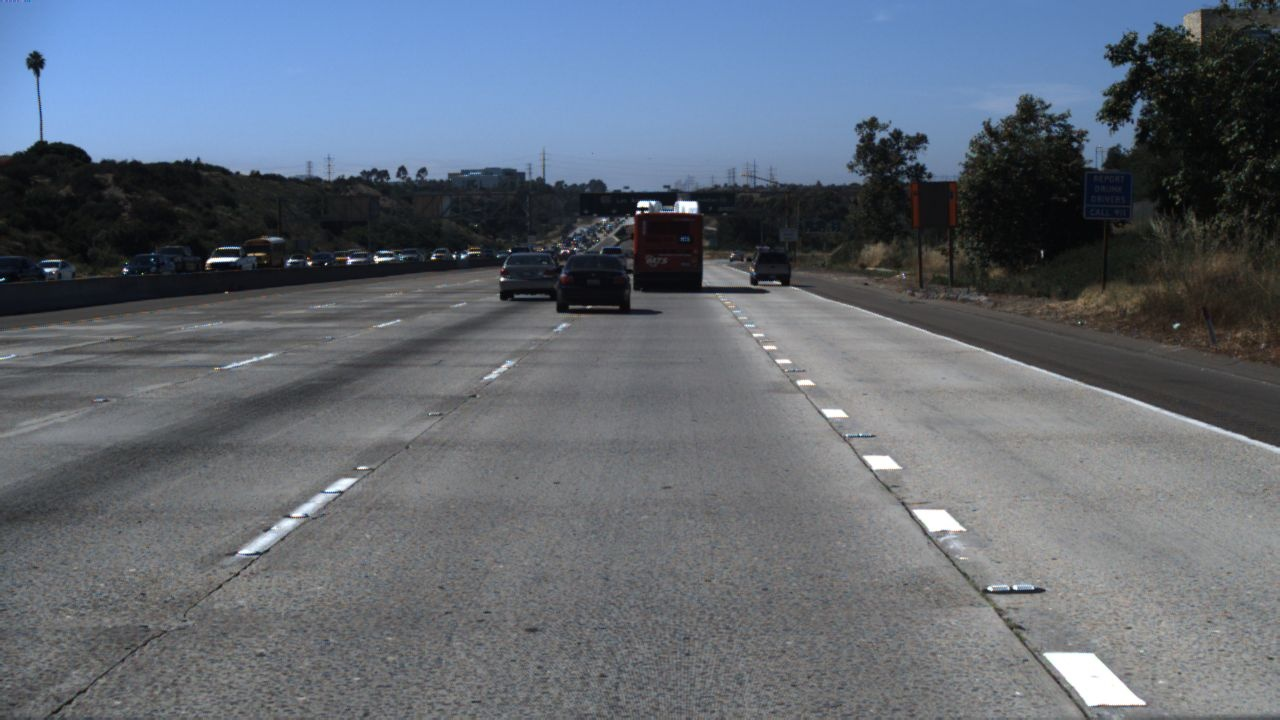
#> input picture 1.jpg, 1280 x 720 px, given as the content of the folder D:/dataset PNI/TUSimple/train_set, which was not available
$ python 'import cv2.py'
#> lines starting #> are read from the running program, lines starting #| are printed output that depends on the picture; pictures that were not available may be replaced by others from this repository, and a replacement may not be noted
import cv2
import numpy as np
import matplotlib.pyplot as plt
import glob  # Biblioteca pentru a găsi fișiere
import os    # Biblioteca pentru a lucra cu căi de fișiere

def preprocess_image_for_hough(image_path: str) -> np.ndarray:

    # 1. Încarcă imaginea
#> called with image_path = '_only/1.jpg'
    image = cv2.imread(image_path)
#> image is the input picture: shape (720, 1280, 3); mean B, G, R 116.4, 105.6, 97.7
    if image is None:
        print(f"Eroare: Nu am putut încărca imaginea de la: {image_path}")
        return None

    # 2. Convertește imaginea în grayscale
    gray = cv2.cvtColor(image, cv2.COLOR_BGR2GRAY)
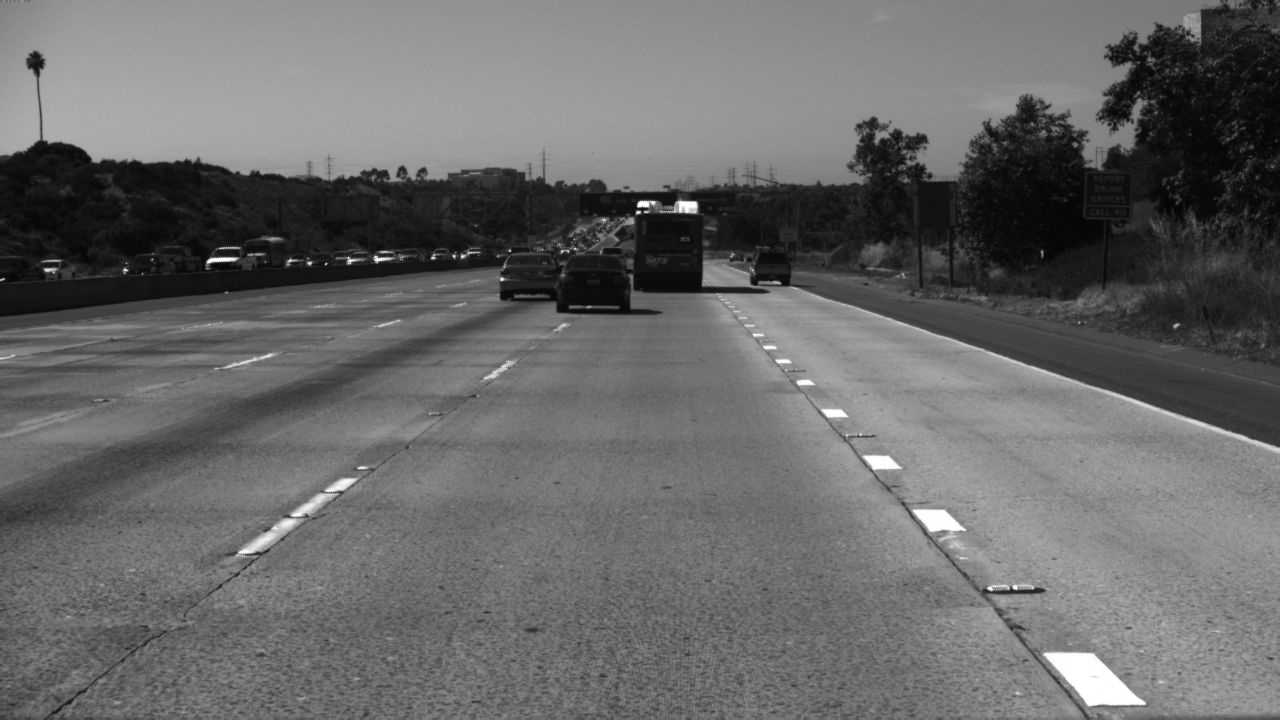
#> gray: shape (720, 1280); min 0, max 255, mean 104.4

    # 3. Aplică un filtru Gaussian pentru a reduce zgomotul
    blurred = cv2.GaussianBlur(gray, (5, 5), 0)

    # 4. Aplică detecția de contururi Canny
    edges = cv2.Canny(blurred, 50, 150)
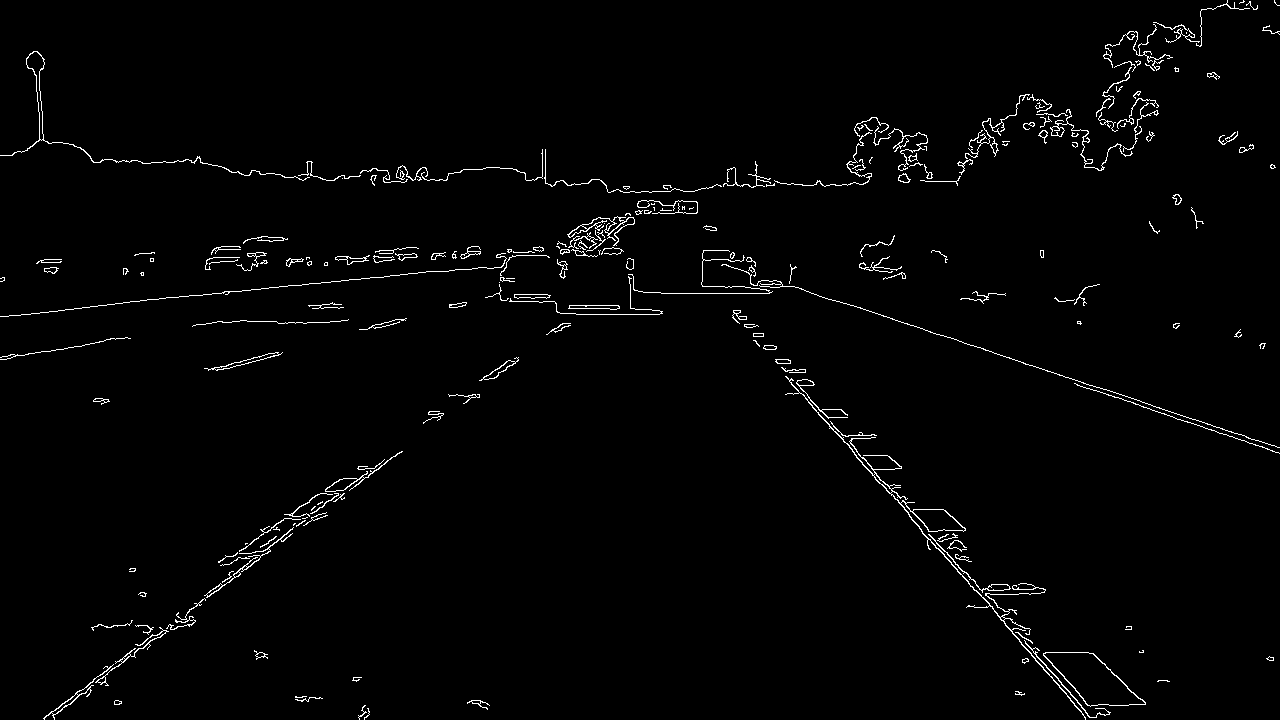
#> edges: shape (720, 1280); 1.7% white in thin lines or dots

    return edges

# --- Exemplu de utilizare cu dataset-ul TuSimple ---
if __name__ == "__main__":

    DATASET_CLIPS_PATH = r"D:\dataset PNI\TUSimple\train_set"

    search_path = os.path.join(DATASET_CLIPS_PATH, '**', '*.jpg')
    all_image_paths = glob.glob(search_path, recursive=True)

    if not all_image_paths:
        print(f"Eroare: Nu am găsit nicio imagine .jpg în calea: {DATASET_CLIPS_PATH}")
        print("Verifică dacă ai setat corect calea și dacă ai dezarhivat dataset-ul.")
    else:
        # Pentru început, hai să procesăm doar prima imagine găsită
        image_to_process = all_image_paths[0]

        print(f"Se procesează imaginea: {image_to_process}")

        # Rulează funcția de preprocesare
        processed_edges = preprocess_image_for_hough(image_to_process)

        if processed_edges is not None:
            # Afișează imaginea originală și imaginea procesată
            original_image = cv2.imread(image_to_process)
            original_image_rgb = cv2.cvtColor(original_image, cv2.COLOR_BGR2RGB)

            plt.figure(figsize=(12, 6))

            plt.subplot(1, 2, 1)
            plt.title("Imagine Originală (din TuSimple)")
            plt.imshow(original_image_rgb)
            plt.axis('off')

            plt.subplot(1, 2, 2)
            plt.title("Imagine Preprocesată (Contururi Canny)")
            plt.imshow(processed_edges, cmap='gray')
            plt.axis('off')

            plt.show()
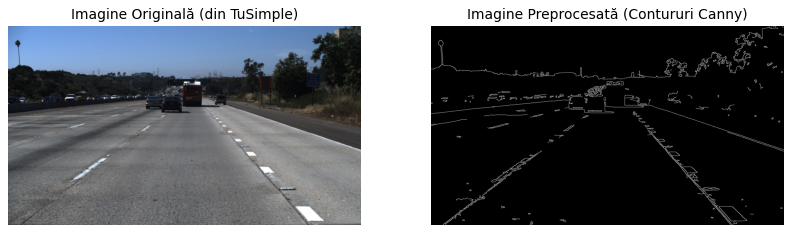
#> figure drawn by matplotlib, 2 panels

$ run again, on 5.jpg
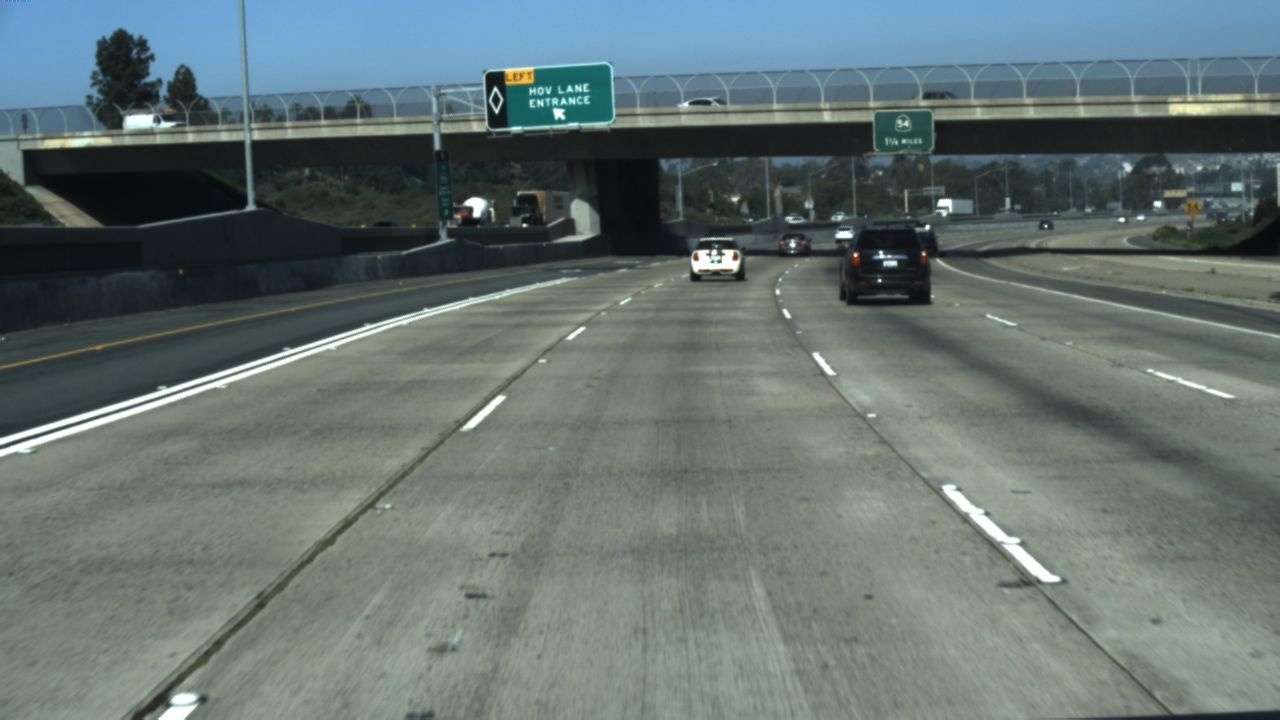
#> input picture 5.jpg, 1280 x 720 px, given as the content of the folder D:/dataset PNI/TUSimple/train_set, which was not available
#> in preprocess_image_for_hough, image is the input picture: shape (720, 1280, 3); mean B, G, R 113.4, 114.9, 101.3
#> in preprocess_image_for_hough, `edges = cv2.Canny(blurred, 50, 150)`:
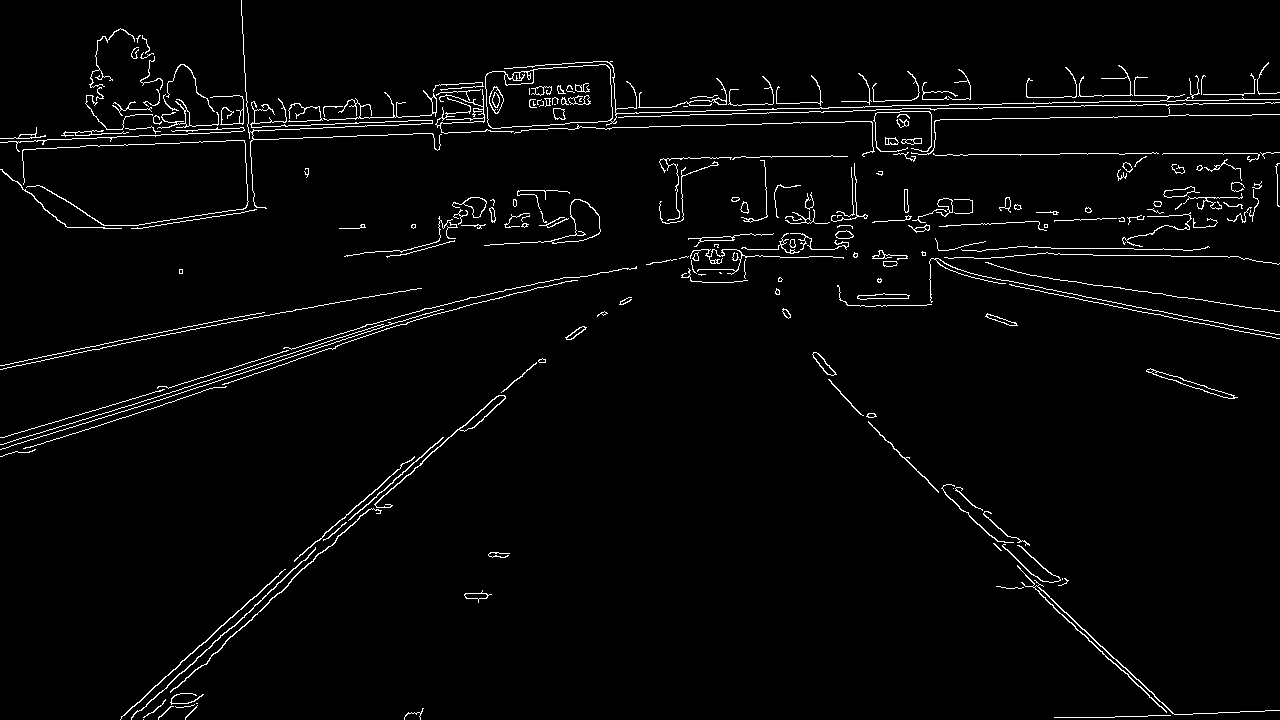
#> edges: shape (720, 1280); 2.7% white in thin lines or dots
#> `plt.show()`:
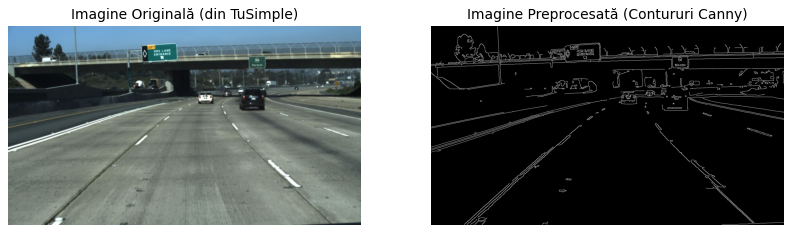
#> figure drawn by matplotlib, 2 panels

$ run again, on 6.jpg
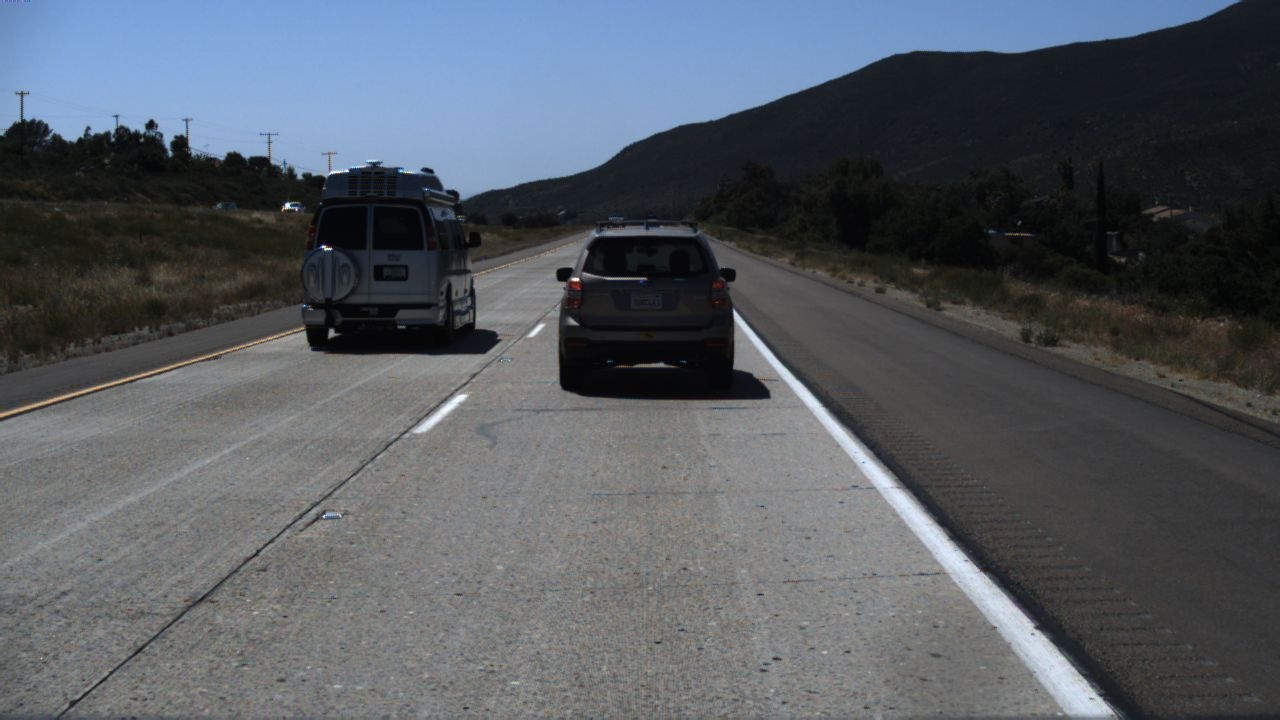
#> input picture 6.jpg, 1280 x 720 px, given as the content of the folder D:/dataset PNI/TUSimple/train_set, which was not available
#> in preprocess_image_for_hough, image is the input picture: shape (720, 1280, 3); mean B, G, R 98, 90.9, 85.5
#> in preprocess_image_for_hough, `edges = cv2.Canny(blurred, 50, 150)`:
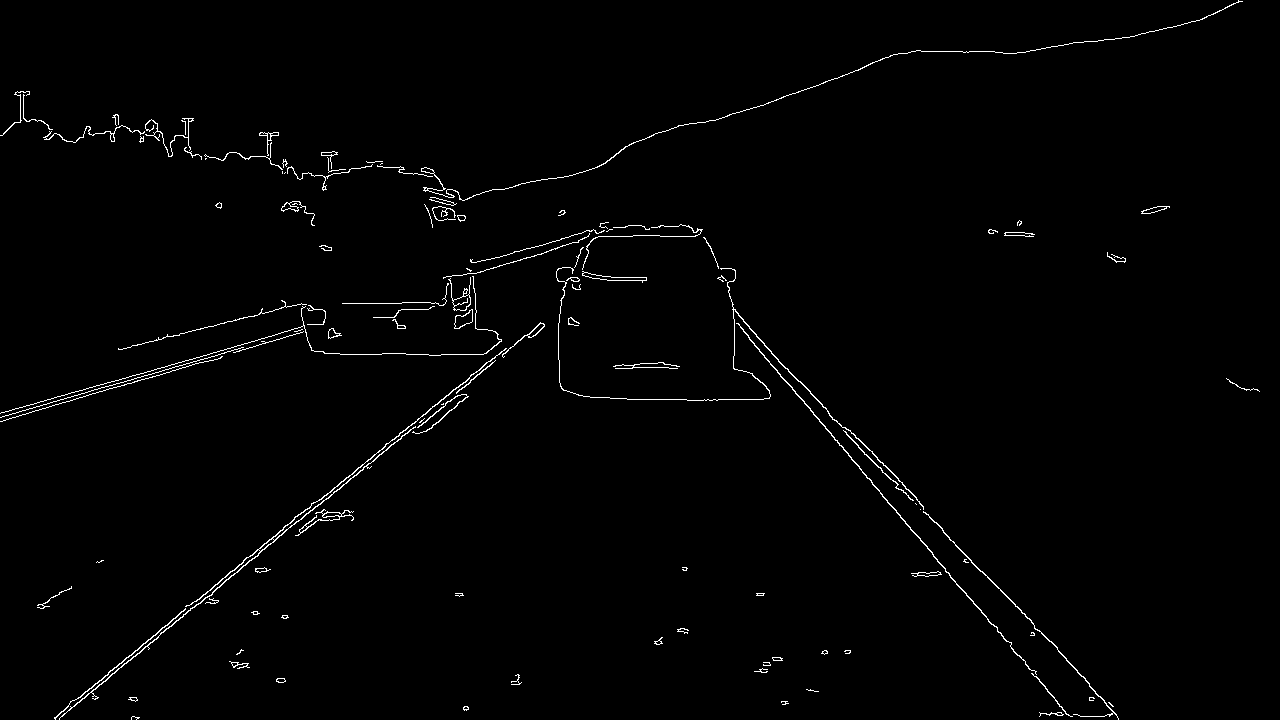
#> edges: shape (720, 1280); 1.2% white in thin lines or dots
#> `plt.show()`:
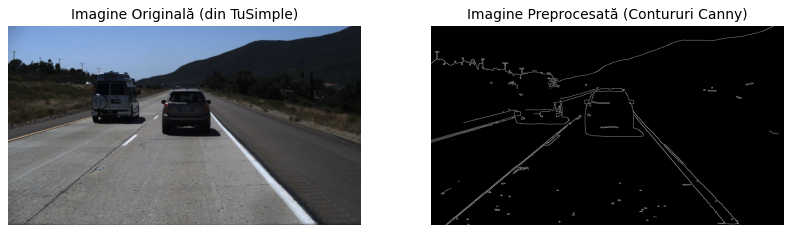
#> figure drawn by matplotlib, 2 panels
